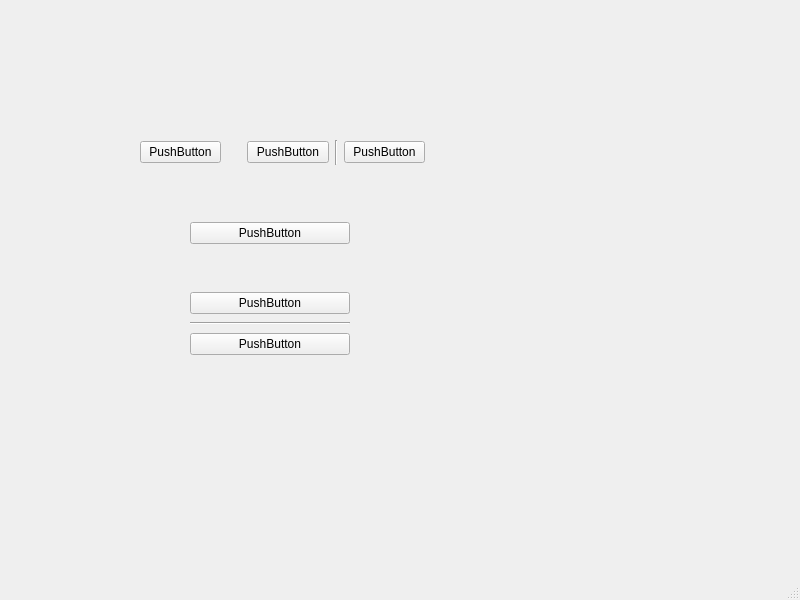
<?xml version="1.0" encoding="UTF-8"?>
<ui version="4.0">
 <class>MainWindow</class>
 <widget class="QMainWindow" name="MainWindow">
  <property name="geometry">
   <rect>
    <x>0</x>
    <y>0</y>
    <width>800</width>
    <height>600</height>
   </rect>
  </property>
  <property name="windowTitle">
   <string>MainWindow</string>
  </property>
  <widget class="QWidget" name="centralwidget">
   <widget class="QWidget" name="verticalLayoutWidget">
    <property name="geometry">
     <rect>
      <x>190</x>
      <y>220</y>
      <width>160</width>
      <height>138</height>
     </rect>
    </property>
    <layout class="QVBoxLayout" name="verticalLayout">
     <item>
      <widget class="QPushButton" name="pushButton_6">
       <property name="text">
        <string>PushButton</string>
       </property>
      </widget>
     </item>
     <item>
      <spacer name="verticalSpacer">
       <property name="orientation">
        <enum>Qt::Vertical</enum>
       </property>
       <property name="sizeType">
        <enum>QSizePolicy::Fixed</enum>
       </property>
       <property name="sizeHint" stdset="0">
        <size>
         <width>20</width>
         <height>40</height>
        </size>
       </property>
      </spacer>
     </item>
     <item>
      <widget class="QPushButton" name="pushButton_4">
       <property name="text">
        <string>PushButton</string>
       </property>
      </widget>
     </item>
     <item>
      <widget class="Line" name="line">
       <property name="orientation">
        <enum>Qt::Horizontal</enum>
       </property>
      </widget>
     </item>
     <item>
      <widget class="QPushButton" name="pushButton_5">
       <property name="text">
        <string>PushButton</string>
       </property>
      </widget>
     </item>
    </layout>
   </widget>
   <widget class="QWidget" name="">
    <property name="geometry">
     <rect>
      <x>140</x>
      <y>140</y>
      <width>285</width>
      <height>25</height>
     </rect>
    </property>
    <layout class="QHBoxLayout" name="horizontalLayout">
     <item>
      <widget class="QPushButton" name="pushButton">
       <property name="text">
        <string>PushButton</string>
       </property>
      </widget>
     </item>
     <item>
      <spacer name="horizontalSpacer">
       <property name="orientation">
        <enum>Qt::Horizontal</enum>
       </property>
       <property name="sizeType">
        <enum>QSizePolicy::Fixed</enum>
       </property>
       <property name="sizeHint" stdset="0">
        <size>
         <width>20</width>
         <height>20</height>
        </size>
       </property>
      </spacer>
     </item>
     <item>
      <widget class="QPushButton" name="pushButton_2">
       <property name="text">
        <string>PushButton</string>
       </property>
      </widget>
     </item>
     <item>
      <widget class="Line" name="line_2">
       <property name="orientation">
        <enum>Qt::Vertical</enum>
       </property>
      </widget>
     </item>
     <item>
      <widget class="QPushButton" name="pushButton_3">
       <property name="text">
        <string>PushButton</string>
       </property>
      </widget>
     </item>
    </layout>
   </widget>
  </widget>
  <widget class="QMenuBar" name="menubar">
   <property name="geometry">
    <rect>
     <x>0</x>
     <y>0</y>
     <width>800</width>
     <height>23</height>
    </rect>
   </property>
  </widget>
  <widget class="QStatusBar" name="statusbar"/>
 </widget>
 <resources/>
 <connections/>
</ui>
